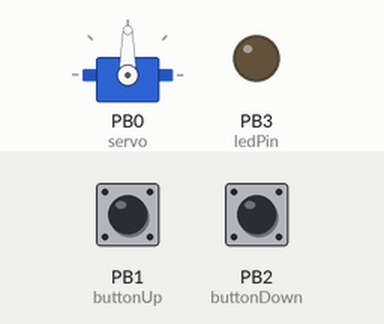
Recording of a sketch running on a simulated ATtiny85, built with avr-gcc and run on an emulated ATtiny85. Shown: servo, output pins drawn as LEDs (lit = HIGH). Dashed ring = blinking. The inputs (shaded band) are chosen by the test bench; at power-on: PB1 (buttonUp) HIGH, PB2 (buttonDown) HIGH.

Above: at 2.6 s.
2.7 s: PB1 (buttonUp) pulled LOW for 0.15 s
At 3.73 s:
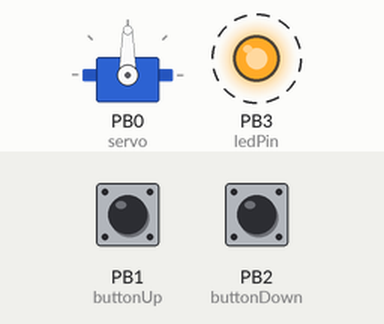
5.7 s: PB2 (buttonDown) pulled LOW for 3.2 s
At 6.16 s:
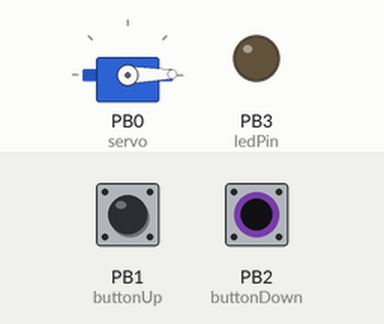
10.6 s: PB1 (buttonUp) pulled LOW for 3.2 s
At 12.19 s:
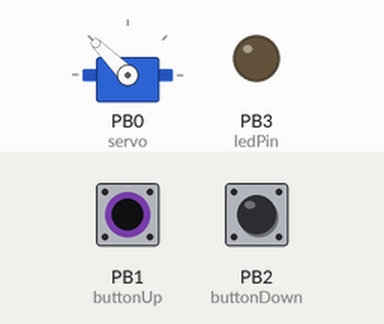
15.3 s: PB1 (buttonUp) pulled LOW for 1 s
At 16.37 s:
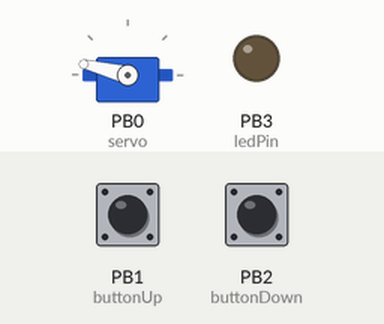
18.3 s: PB2 (buttonDown) pulled LOW for 0.15 s
At 21.6 s:
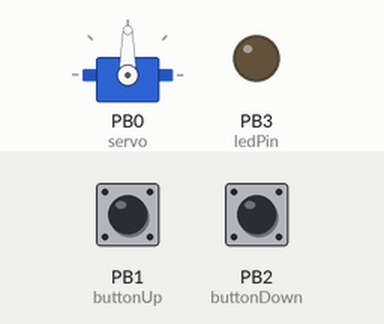
Timing chart, 0 to 22.3 s (numbered marks = the images above; inputs shaded):
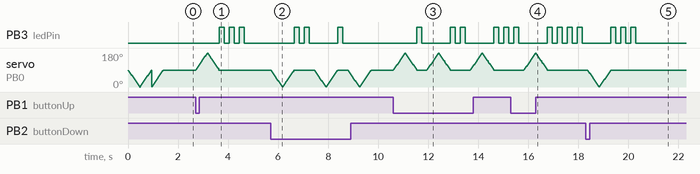

Measured:
- after the input at 2.7 s, PB3 (ledPin): alternates HIGH for 0.20 s and LOW for 0.20 s, 6 changes in all, then stays LOW, starting after 0.94 s; servo on PB0 (servo): rises from 90° to 179° in 0.45 s, then falls to 90° in 0.47 s
- after the input at 10.6 s, PB3 (ledPin): LOW → HIGH after 0.94 s, then repeats every 1.7 s: LOW 1.1 s, HIGH 0.20 s, LOW 0.20 s, HIGH 0.20 s
- after the input at 15.3 s, servo on PB0 (servo): rises from 90° to 179° in 0.45 s, then falls to 90° in 0.47 s
- after the input at 18.3 s, PB3 (ledPin): alternates HIGH for 0.20 s and LOW for 0.20 s, 6 changes in all, then stays LOW, starting after 0.99 s

The sketch:

ATtiny85_Bike_shifter_dual_button_gear_light_20200423.ino
```cpp
// ATtiny85 Bike Shifter Dual Button with LED gear count

#include <SoftwareServo.h>        //needs to be 8Mhz

SoftwareServo servo;              // Define left servo

#define ACTIVATED LOW
const int buttonUp = 1;           // the number of the pushbutton pin 1
const int buttonDown = 2;         // the number of the pushbutton pin 2
const int ledPin =  3;
const int del = 5;
const int sup = 180;
const int dow = 0;
const int mid = 90;
const int net = 135;

// variables will change:
int buttonStateUp = 0;            // variable for reading the pushbutton status
int buttonStateDown = 0;          // variable for reading the pushbutton status
int pos = dow;                    // variable for servo position
int gear = 0;                     // variable for gear position

void setup() {
  pinMode(ledPin, OUTPUT);        // turn pin to LED
  servo.attach(0);                // Set left servo to digital pin 10

  // initialize the pushbutton pin as an input:
  pinMode(buttonUp, INPUT);
  digitalWrite(buttonUp,HIGH);
  pinMode(buttonDown, INPUT);
  digitalWrite(buttonDown,HIGH);

  // initialize start position netrual
  down();                         // go down one gear shift
  centre();                       // half shift to get to centre
  }

void loop() {                     // Loop through motion tests
  // read the state of the pushbutton value:
  buttonStateUp = digitalRead(buttonUp);
  buttonStateDown = digitalRead(buttonDown);

  // check if both pushbutton are pressed. to do the netrual shift
    while ((buttonStateUp == LOW) && (buttonStateDown == LOW)){
    down();                       // down to first
    netrual();                    // tell servo to go to netrual position
    delay(1000);
    buttonStateUp = HIGH;
    buttonStateDown = HIGH;
   }

  // check if the pushbutton is pressed. If it is, the buttonStateUp is HIGH:
  if (buttonStateUp == ACTIVATED) {
    up();                         // gear shift up
    gear +=1;                     // increase gear number by one
    flash ();                     // flash gear number
  }

  if (buttonStateDown == ACTIVATED) {
    down();                       // gear shift down
    gear -=1;                     // decrease gear number by one
    flash ();                     // flash gear number
  }
}

// Motion routines for up, down and netrual

// Gear shift up
void up() {
   for(pos = mid; pos <= sup; pos += 1)      // goes from 90 degrees to 180 degrees
     {                                       // in steps of 1 degree
       servo.write(pos);                     // tell servo to go to position in variable 'pos'
       delay(del);
       SoftwareServo::refresh();             // required by SoftwareServo Library to sweep correctly
     }
   for(pos = sup; pos >= mid; pos -= 1)      // goes from 180 degrees to 90 degrees
     {                                       // in steps of 1 degree
       servo.write(pos);                     // tell servo to go to position in variable 'pos'
       delay(del);
       SoftwareServo::refresh();             // required by SoftwareServo Library to sweep correctly
     }
}

// Gear shift down
void down() {
   for(pos = mid; pos>=dow; pos-=1)
     {
       servo.write(pos);                     // tell servo to go to position in variable 'pos'
       delay(del);
       SoftwareServo::refresh();             // required by SoftwareServo Library to sweep correctly
     }
   for(pos = dow; pos<=mid; pos+=1)
     {
       servo.write(pos);                     // tell servo to go to position in variable 'pos'
       delay(del);
       SoftwareServo::refresh();             // required by SoftwareServo Library to sweep correctly
     }
  }

void centre() {
   for(pos = dow; pos <= mid; pos += 1)    // goes from 90 degrees to 0 degrees
     {                                     // in steps of 1 degree
       servo.write(pos);                   // tell servo to go to position in variable 'pos'
       delay(del);
       SoftwareServo::refresh();           // required by SoftwareServo Library to sweep correctly
     }
  }

void netrual() {
   for(pos = mid; pos <= net; pos += 1)        // goes from 90 degrees to 135 degrees
     {                                         // in steps of 1 degree
       servo.write(pos);                       // tell servo to go to position in variable 'pos'
       delay(del);
       SoftwareServo::refresh();               // required by SoftwareServo Library to sweep correctly
     }
   for(pos = net ; pos >= mid; pos -= 1)       // goes from 135 degrees to 90 degrees
     {                                         // in steps of 1 degree
       servo.write(pos);                       // tell servo to go to position in variable 'pos'
       delay(del);
       SoftwareServo::refresh();               // required by SoftwareServo Library to sweep correctly
     }
     gear = 0;
}

// Flashes gear number
void flash(){
   for (int i=0 ; i < gear+2; i +=1)
     {
       digitalWrite(ledPin, HIGH);
       delay(200);
       digitalWrite(ledPin, LOW);
       delay(200);
     }
}
```
